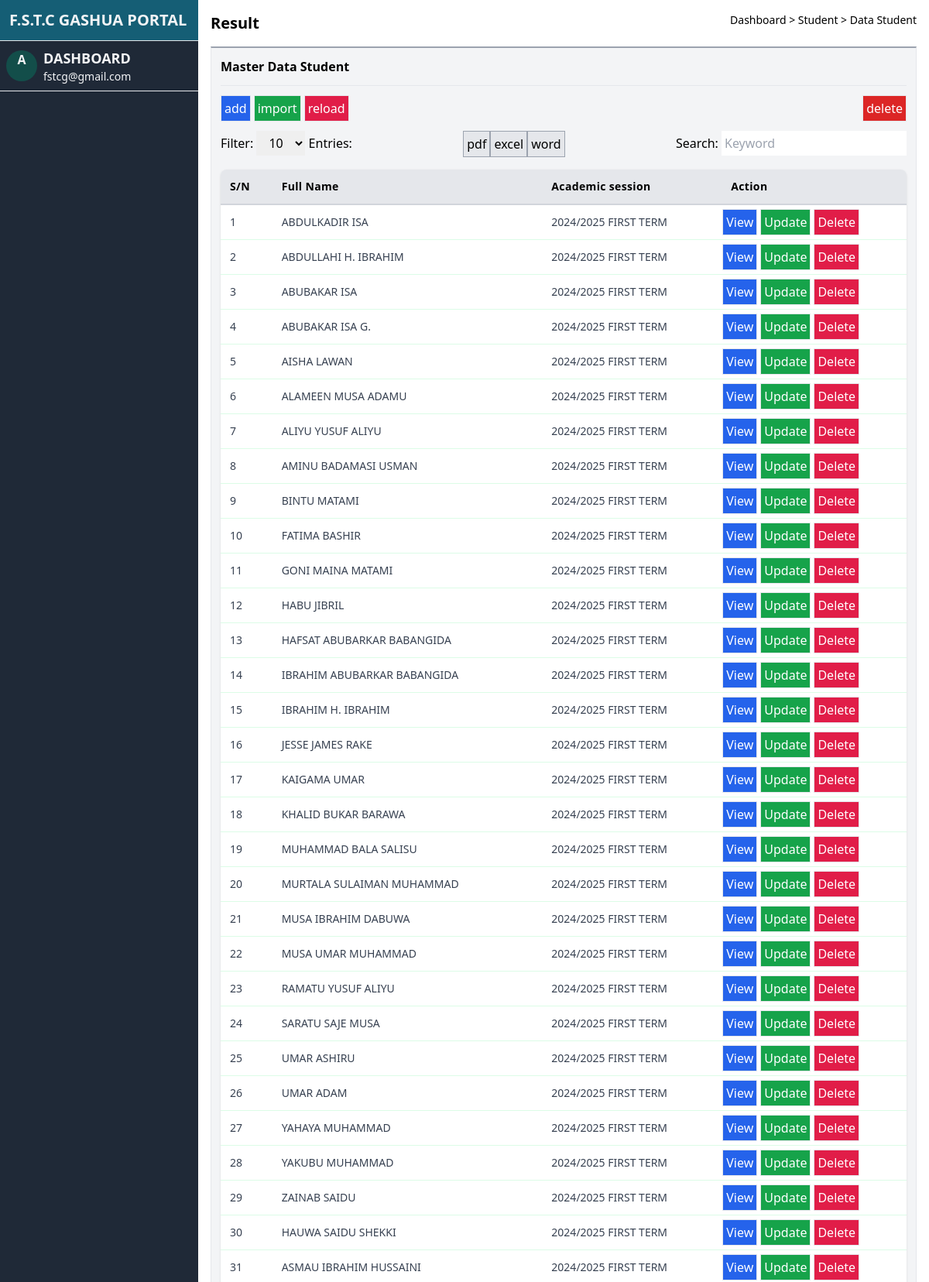
The page /students-reports/ (upper part) on the database its author committed.
### report_card/models.py (models this page shows, shortened)
class Report(models.Model):
    session = models.ForeignKey(Session, related_name='session_reports', on_delete = models.CASCADE)
    term = models.ForeignKey(Term, related_name='term_reports', on_delete = models.CASCADE)
    student = models.ForeignKey(StudentProfile, related_name='student_reports', on_delete = models.CASCADE)
    subjects = models.ManyToManyField(SubjectEntry, related_name = 'subjects')
    level = models.ForeignKey(Level, related_name='level_results', on_delete=models.CASCADE)
    is_approved = models.BooleanField(default = False)
    date_created = models.DateTimeField(auto_now_add = True)
    overall_total = models.IntegerField(blank = True,null=True)
    next_term_begin = models.CharField(max_length=255,blank=True, null=True)
    position = models.IntegerField(blank = True, null =True)
    out_of = models.CharField(max_length=255,blank = True,null=True)
    closes_on = models.CharField(max_length=255,blank = True,null=True)
    pin = models.CharField(max_length=255,blank = True,null=True)
    class Meta:
        unique_together = ('session', 'term', 'student', 'level')

### profiles/models.py (models this page shows, shortened)
class StudentProfile(models.Model):
    years=(('2023','2023'),('2024','2024'),('2025','2025'),('2026','2026'))
    genders=(('MALE','MALE'),('FEMALE','FEMALE'))
    houses =(('ABIOLA','ABIOLA'),('AHMAD LAWAN','AHMAD LAWAN'),('JUSTICE ALOOMA','JUSTICE ALOOMA'),('NGOZI OKONJU NWELA','NGOZI OKONJU NWELA'),('GOODLUCK EBELE JONATHAN','GOODLUCK EBELE JONATHAN'))
    user = models.OneToOneField(User, on_delete=models.CASCADE, related_name='profile')
    admission_number = models.CharField(max_length=255, null=True, blank=True, unique=True)
    full_name = models.CharField(max_length=255, null=True, blank=True)
    year_of_admission = models.CharField(max_length=255, choices = years)
    address = models.TextField(max_length=1000, null=True, blank=True)
    level = models.ForeignKey(Level, on_delete=models.CASCADE, null=True, blank=True)
    gender = models.CharField(max_length=255, choices = genders, null=True, blank=True)
    house = models.CharField(max_length=255, choices = houses, null=True, blank=True)

class Session(models.Model):
    name = models.CharField(max_length=255)
    is_current = models.BooleanField(default = False)

class Term(models.Model):
    name = models.CharField(max_length=255)
    closes_on = models.CharField(max_length=255,blank = True,null=True)
    is_current = models.BooleanField(default = False)

### report_card/views.py (the view)
# urls.py: path('students-reports/', views.students_reports, name='students-reports'),
def students_reports(request):
    students_reports = Report.objects.all()
    context = {
        'students_reports':students_reports,
    }
    return render(request, 'students_reports.html', context)

### report_card/templates/students_reports.html
{% extends 'dashboards/base.html' %}
{% block content %}
  <div class="p-4 w-full">
    <div class="flex justify-between pb-4">
        <div class="left">
            <h1 class="font-semibold text-xl">Result</h1>
        </div>
        <div class="text-sm">
            <a href="">Dashboard ></a>
            <a href="">Student ></a>
            <a href="">Data Student</a>
        </div>
    </div>
    <div class="bg-gray-100 p-3 border border-t-2 border-t-gray-400">
        <h1 class="font-semibold pb-3">Master Data Student</h1>
        <hr>
        <div class="flex flex-col pb-4">
            <div class="flex justify-between">
                <ul class="flex gap-1 py-3">
                    <li class="bg-blue-600 p-1 text-white border"><a href="#">add</a></li>
                    <li class="bg-green-600 p-1 text-white border"><a href="">import</a></li>
                    <li class="bg-rose-600 p-1 text-white border"><a href="">reload</a></li>
                </ul>
                <div class="">
                    <a class="bg-red-600 my-3 p-1 inline-block text-white border" href="">delete</a>
                </div>
            </div>
            <div class="flex justify-between">
                <div class="filter">
                    <label for="filter">Filter: </label>
                    <select class="px-3 py-1" name="" id="">
                        <option value="">10</option>
                    </select>
                    <label for="entries">Entries: </label>
                </div>
                <ul class="flex items-center">
                    <li class="p-1 border border-gray-400 bg-gray-200"><a href="">pdf</a></li>
                    <li class="p-1 border border-gray-400 bg-gray-200"><a href="">excel</a></li>
                    <li class="p-1 border border-gray-400 bg-gray-200"><a href="">word</a></li>
                </ul>
                <div class="search">
                    <label for="">Search:</label>
                    <input class="p-1" type="text" placeholder="Keyword">
                </div>
            </div>
        </div>
        <div class="overflow-auto rounded-lg shadow md:block">
            <table class="w-full">
                <thead class="bg-gray-200 border-b-2 border-gray-300">
                    <tr>
                        <th class="p-3 w-8 text-sm font-semibold tracking-wide text-left">S/N</th>
                        <th class=" w-24 p-3 text-sm font-semibold tracking-wide text-left">Full Name</th>
                        <th class=" w-24 p-3 text-sm font-semibold tracking-wide text-left">Academic session</th>
                        <th class="w-32 p-3 text-sm font-semibold tracking-wide text-left">Action</th>
                    </tr>
                </thead>
                <tbody class="divide-y divide-green-100" >
                    {% for report in students_reports %}
                        <tr class="bg-white">
                            <td class="p-3 text-sm text-gray-700 whitespace-nowrap">{{forloop.counter}}</td>
                            <td class="p-3 text-sm text-gray-700 whitespace-nowrap">{{report.student.full_name}}</td>
                            <td class="p-3 text-sm text-gray-700 whitespace-nowrap">{{report.session.name}} {{report.term.name}}</td>
                            <td>
                                <ul class="flex gap-1">
                                    <li class="bg-blue-600 p-1 text-white border"><a href="{% url 'reports:student-report' report.student.id %}">View</a></li>
                                    <li class="bg-green-600 p-1 text-white border"><a href="#">Update</a></li>
                                    <li class="bg-rose-600 p-1 text-white border"><a href="#">Delete</a></li>
                                </ul>
                            </td>
                        </tr>
                    {% empty %}
                        <tr>
                            <td class="text-sm text-rose-500">no records found</td>
                        </tr>
                    {% endfor %}
                </tbody>
            </table>
        </div>
    </div>
  </div>
{% endblock content %}

### rows shown on the page
Report: student.full_name "ABDULKADIR ISA", session.name "2024/2025", term.name "FIRST TERM"
Report: student.full_name "ABDULLAHI H. IBRAHIM", session.name "2024/2025", term.name "FIRST TERM"
Report: student.full_name "ABUBAKAR ISA", session.name "2024/2025", term.name "FIRST TERM"
Report: student.full_name "ABUBAKAR ISA G.", session.name "2024/2025", term.name "FIRST TERM"
Report: student.full_name "AISHA LAWAN", session.name "2024/2025", term.name "FIRST TERM"
Report: student.full_name "ALAMEEN MUSA ADAMU", session.name "2024/2025", term.name "FIRST TERM"
Report: student.full_name "ALIYU YUSUF ALIYU", session.name "2024/2025", term.name "FIRST TERM"
Report: student.full_name "AMINU BADAMASI USMAN", session.name "2024/2025", term.name "FIRST TERM"
Report: student.full_name "BINTU MATAMI", session.name "2024/2025", term.name "FIRST TERM"
Report: student.full_name "FATIMA BASHIR", session.name "2024/2025", term.name "FIRST TERM"
Report: student.full_name "GONI MAINA MATAMI", session.name "2024/2025", term.name "FIRST TERM"
Report: student.full_name "HABU JIBRIL", session.name "2024/2025", term.name "FIRST TERM"
Report: student.full_name "HAFSAT ABUBARKAR BABANGIDA", session.name "2024/2025", term.name "FIRST TERM"
Report: student.full_name "IBRAHIM ABUBARKAR BABANGIDA", session.name "2024/2025", term.name "FIRST TERM"
Report: student.full_name "IBRAHIM H. IBRAHIM", session.name "2024/2025", term.name "FIRST TERM"
Report: student.full_name "JESSE JAMES RAKE", session.name "2024/2025", term.name "FIRST TERM"
Report: student.full_name "KAIGAMA UMAR", session.name "2024/2025", term.name "FIRST TERM"
Report: student.full_name "KHALID BUKAR BARAWA", session.name "2024/2025", term.name "FIRST TERM"
Report: student.full_name "MUHAMMAD BALA SALISU", session.name "2024/2025", term.name "FIRST TERM"
Report: student.full_name "MURTALA SULAIMAN MUHAMMAD", session.name "2024/2025", term.name "FIRST TERM"
Report: student.full_name "MUSA IBRAHIM DABUWA", session.name "2024/2025", term.name "FIRST TERM"
Report: student.full_name "MUSA UMAR MUHAMMAD", session.name "2024/2025", term.name "FIRST TERM"
Report: student.full_name "RAMATU YUSUF ALIYU", session.name "2024/2025", term.name "FIRST TERM"
Report: student.full_name "SARATU SAJE MUSA", session.name "2024/2025", term.name "FIRST TERM"
Report: student.full_name "UMAR ASHIRU", session.name "2024/2025", term.name "FIRST TERM"
Report: student.full_name "UMAR ADAM", session.name "2024/2025", term.name "FIRST TERM"
Report: student.full_name "YAHAYA MUHAMMAD", session.name "2024/2025", term.name "FIRST TERM"
Report: student.full_name "YAKUBU MUHAMMAD", session.name "2024/2025", term.name "FIRST TERM"
Report: student.full_name "ZAINAB SAIDU", session.name "2024/2025", term.name "FIRST TERM"
Report: student.full_name "HAUWA SAIDU SHEKKI", session.name "2024/2025", term.name "FIRST TERM"
Report: student.full_name "ASMAU IBRAHIM HUSSAINI", session.name "2024/2025", term.name "FIRST TERM"
